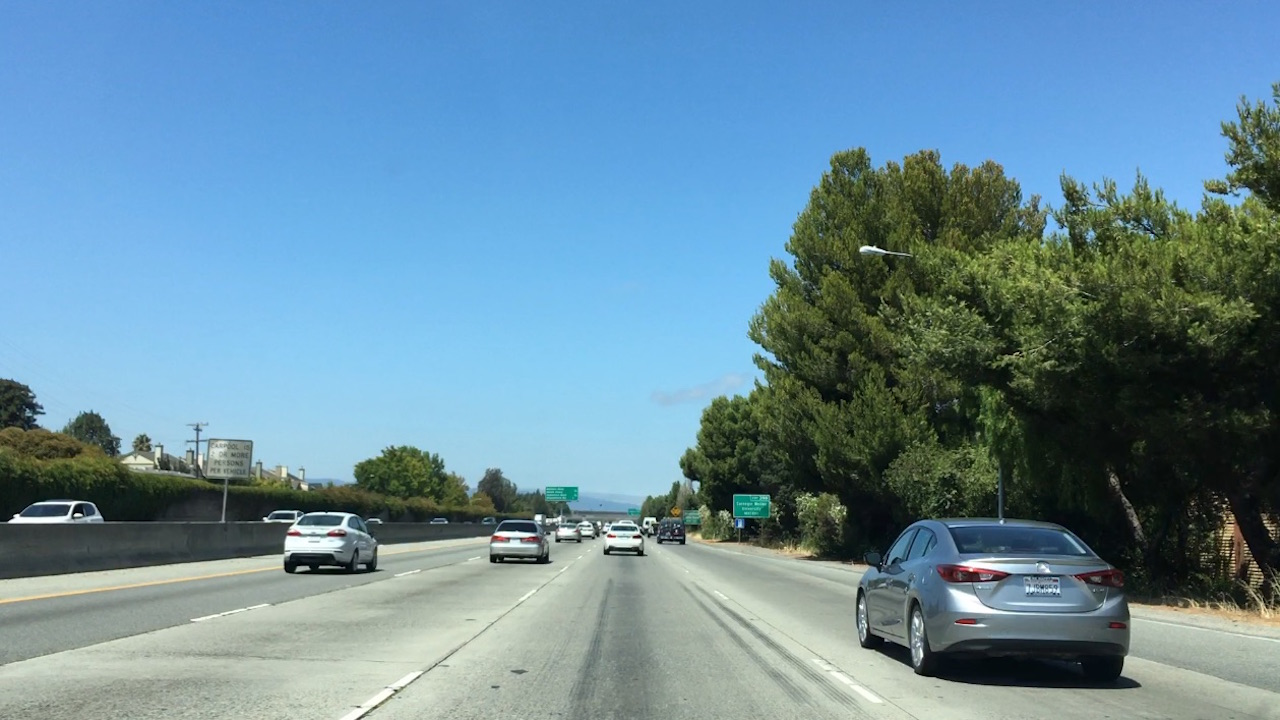
#> input picture cutouts/bbox-example-image.jpg, 1280 x 720 px; the run also reads 1 picture not shown here
$ jupyter execute --allow-errors Vehicle-Detection-test.ipynb   (shell and % lines are left out)   (older library calls are emulated)
#> lines starting #> are read from the running program, lines starting #| are printed output that depends on the picture; after the words box and inside, x2 and y2 are one past the last pixel; in counts of white or black regions, pixels touching at a corner belong together
## Rectangles

[cell 1]
import numpy as np
import cv2
import matplotlib.pyplot as plt
import matplotlib.image as mpimg
from PIL import Image

plt.ion

image = mpimg.imread('cutouts/bbox-example-image.jpg')
#> image is the input picture: shape (720, 1280, 3); mean R, G, B 105, 140.8, 158.7

# Define a function that takes an image, a list of bounding boxes,
# and optional color tuple and line thickness as inputs
# then draws boxes in that color on the output

def draw_boxes(img, bboxes, color=(0, 0, 255), thick=6):
    # make a copy of the image
#> called with color = (0, 0, 255), thick = 6
    draw_img = np.copy(img)
    for bbox in bboxes:
        cv2.rectangle(draw_img, bbox[0], bbox[1],  color=color, thickness=thick)
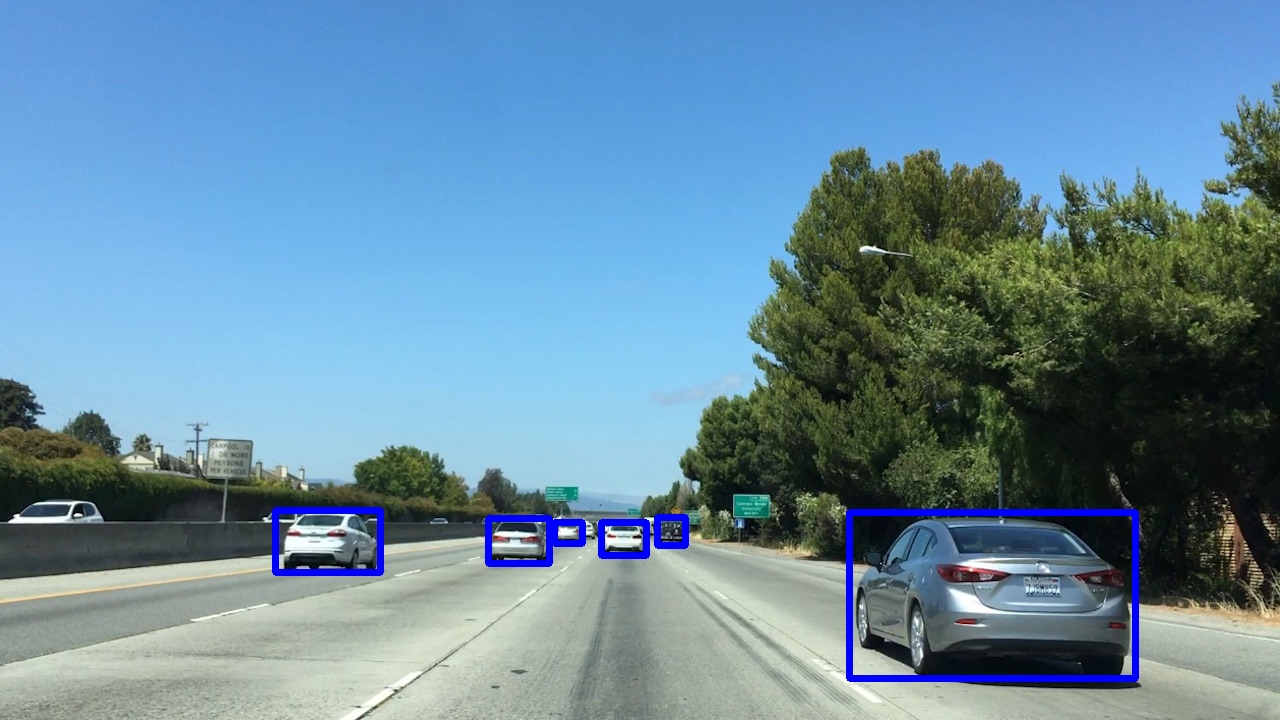
#> draw_img: shape (720, 1280, 3); 1.36% of pixels changed, all inside (x1, y1, x2, y2) = (272, 507, 1139, 682)
    # draw each bounding box on your image copy using cv2.rectangle()
    # return the image copy with boxes drawn
    return draw_img # Change this line to return image copy with boxes
# Add bounding boxes in this format, these are just example coordinates.
bboxes = [((275, 572), (380, 510)), ((488, 563), (549, 518)), ((554, 543), (582, 522)),
          ((601, 555), (646, 522)), ((657, 545), (685, 517)), ((849, 678), (1135, 512))]

result = draw_boxes(image, bboxes)

f, (ax1,ax2) = plt.subplots(1, 2, figsize=(24, 9))
f.tight_layout()

ax1.imshow(image)
ax1.set_title('Original', fontsize=40)

ax2.imshow(result)
ax2.set_title('With rectangles', fontsize=40)
plt.savefig('output_images/bbox-example-image-rectangles.jpg')
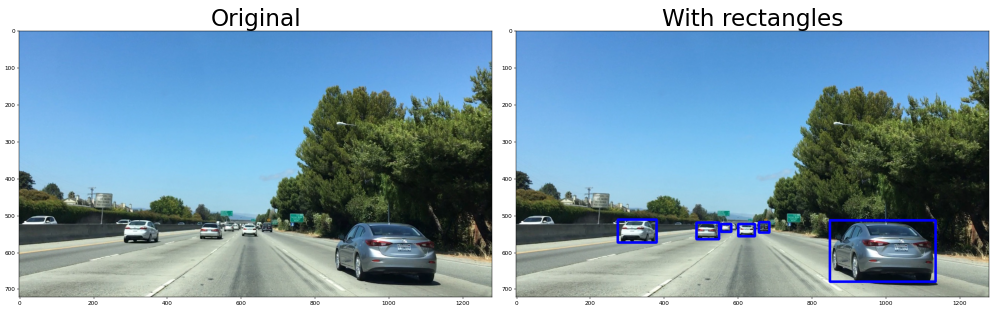
#> figure drawn by matplotlib, 2 panels

[cell 2]
image = mpimg.imread('cutouts/bbox-example-image.jpg')
#image = mpimg.imread('temp-matching-example-2.jpg')
templist = ['cutouts/cutout1.jpg', 'cutouts/cutout2.jpg', 'cutouts/cutout3.jpg',
            'cutouts/cutout4.jpg', 'cutouts/cutout5.jpg', 'cutouts/cutout6.jpg']

# Define a function that takes an image and a list of templates as inputs
# then searches the image and returns a list of bounding boxes
# for matched templates
def find_matches(img, template_list):
    # Make a copy of the image to draw on
    draw_img = img.copy()
    # Define an empty list to take bbox coords
    bbox_list = []
    #method = cv2.TM_CCOEFF_NORMED
    method = cv2.TM_SQDIFF_NORMED
#> method = 1
    #method = cv2.TM_CCOEFF_NORMED
    # Iterate through template list
    # Read in templates one by one
    # Use cv2.matchTemplate() to search the image
    #     using whichever of the OpenCV search methods you prefer
    # Use cv2.minMaxLoc() to extract the location of the best match
    # Determine bounding box corners for the match
    # Return the list of bounding boxes
    for file in template_list:
        template = mpimg.imread(file)
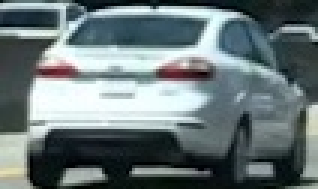
#> input picture cutouts/cutout1.jpg, 106 x 63 px (shown 3 times larger)
#> template is the input picture: shape (63, 106, 3); mean R, G, B 105.4, 118.5, 120.3
        h = template.shape[0]
        w = template.shape[1]
        result = cv2.matchTemplate(img, template, method)
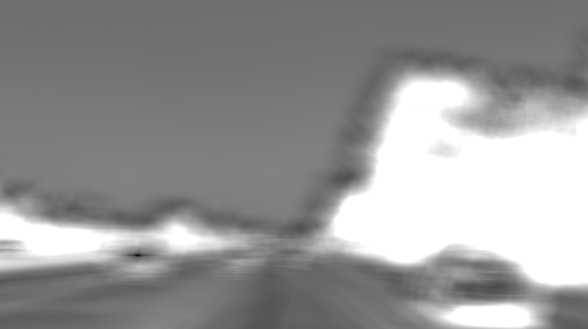
#> result: shape (658, 1175) float32 (shown at 1/2 size); min 0.000213, max 1, mean 0.591
        min_val, max_val, min_loc, max_loc = cv2.minMaxLoc(result)
#> min_val = 0.000213; max_val = 1; min_loc = (275, 510); max_loc = (833, 166)
        if method in [cv2.TM_SQDIFF, cv2.TM_SQDIFF_NORMED]:
            top_left = min_loc
#> top_left = (275, 510)
        else:
            top_left = max_loc
        bottom_right = (top_left[0] + w, top_left[1] + h)
#> bottom_right = (381, 573)
        cv2.rectangle(draw_img,top_left, bottom_right, 255, 2)
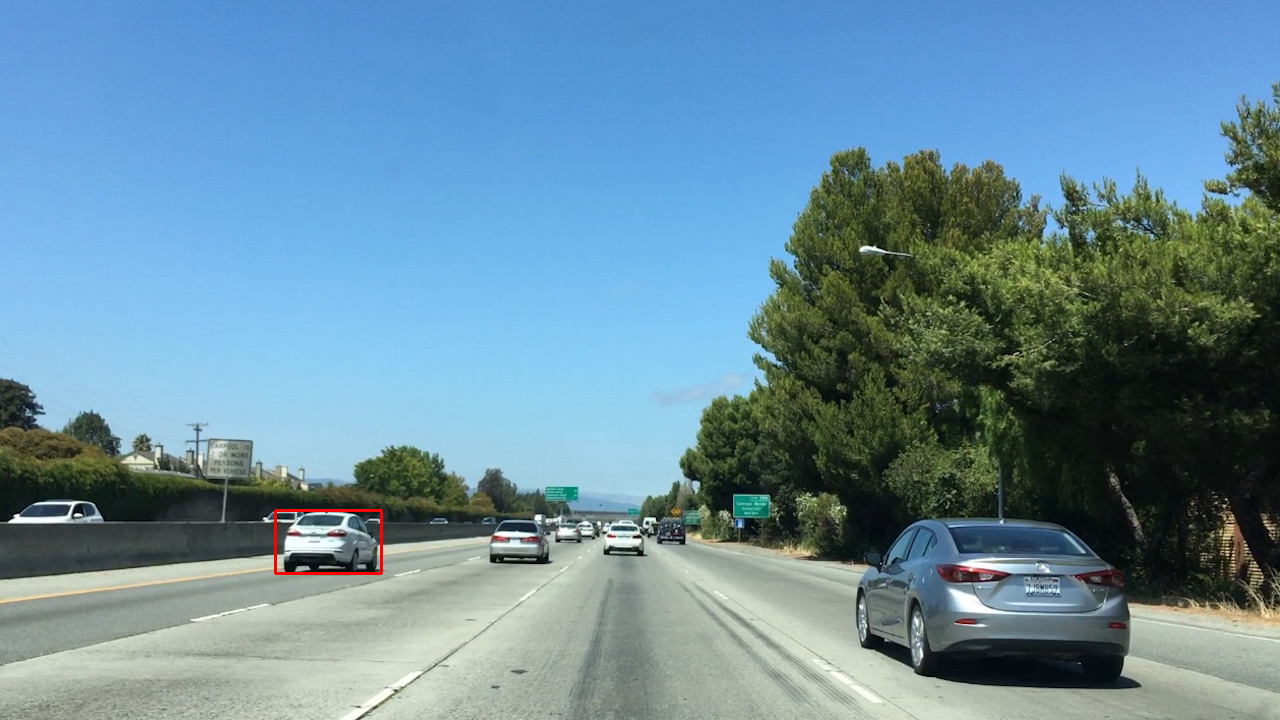
#> draw_img: shape (720, 1280, 3); 0.11% of pixels changed, all inside (x1, y1, x2, y2) = (274, 509, 383, 575)
        bbox = [top_left, bottom_right]
#> bbox = [(275, 510), (381, 573)]
        bbox_list.append(bbox)
    return bbox_list

#> (the rest of this cell did not finish here and is left out)

[cell 3]
image = mpimg.imread('cutouts/cutout1.jpg')
img = Image.fromarray(image)

# Define a function to compute color histogram features
def color_hist(img, nbins=32, bins_range=(0, 256)):
    # Compute the histogram of the RGB channels separately
#> called with nbins = 32, bins_range = (0, 256)
    rhist = np.histogram(image[:,:,0], bins=32, range=(0, 256))
    ghist = np.histogram(image[:,:,1], bins=32, range=(0, 256))
    bhist = np.histogram(image[:,:,2], bins=32, range=(0, 256))
    # Generating bin centers
    bin_edges = rhist[1]
#> bin_edges = 33 values from 0 to 256
    bin_centers = (bin_edges[1:]  + bin_edges[0:len(bin_edges)-1])/2
#> bin_centers = 32 values from 4 to 252
    # Concatenate the histograms into a single feature vector
    hist_features = np.concatenate((rhist[0], ghist[0], bhist[0]))
#> hist_features = 96 values, max 634 at index 95, min 49 at index 31, mean 208.7
    # Return the individual histograms, bin_centers and feature vector
    return rhist, ghist, bhist, bin_centers, hist_features

rh, gh, bh, bincen, feature_vec = color_hist(image, nbins=32, bins_range=(0, 256))
#> bincen = 32 values from 4 to 252; feature_vec has the same summary as hist_features in color_hist

# Plot a figure with all three bar charts
if rh is not None:
    fig = plt.figure(figsize=(12,3))
    plt.subplot(131)
    plt.bar(bincen, rh[0])
    plt.xlim(0, 256)
    plt.title('R Histogram')
    plt.subplot(132)
    plt.bar(bincen, gh[0])
    plt.xlim(0, 256)
    plt.title('G Histogram')
    plt.subplot(133)
    plt.bar(bincen, bh[0])
    plt.xlim(0, 256)
    plt.title('B Histogram')
    fig.tight_layout()
else:
    print('Your function is returning None for at least one variable...')
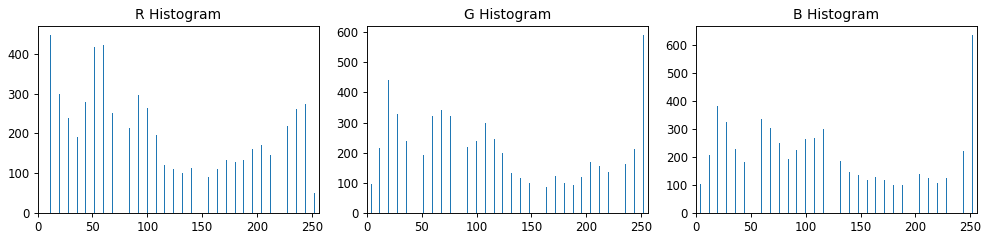
#> figure drawn by matplotlib, 3 panels; panel 1: tallest bar 448 high, from x = 11.6 to 12.4; panel 2: tallest bar 591 high, from x = 251.6 to 252.4; panel 3: tallest bar 634 high, from x = 251.6 to 252.4
#> (the rest of the program and of its run is left out)
